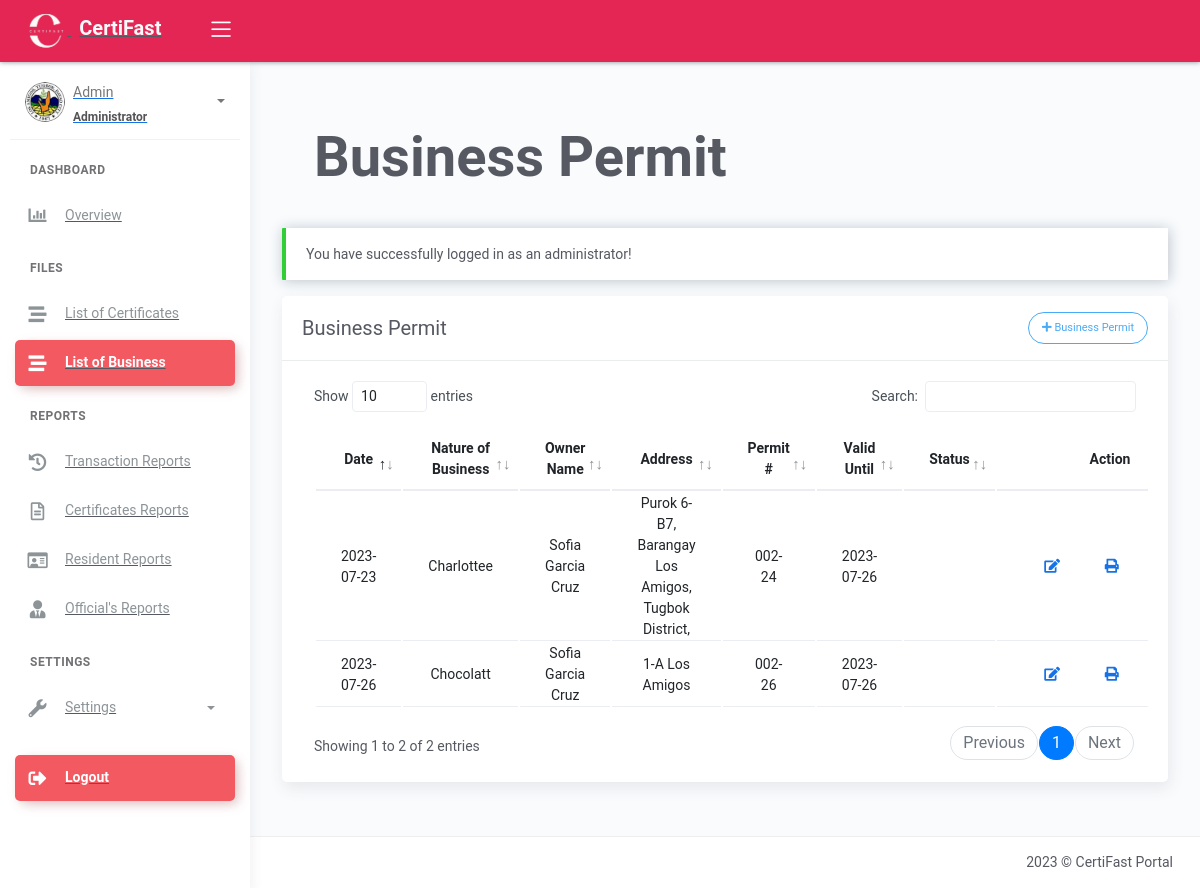
Page /business_permit.php (signed in) on the earlier database version.
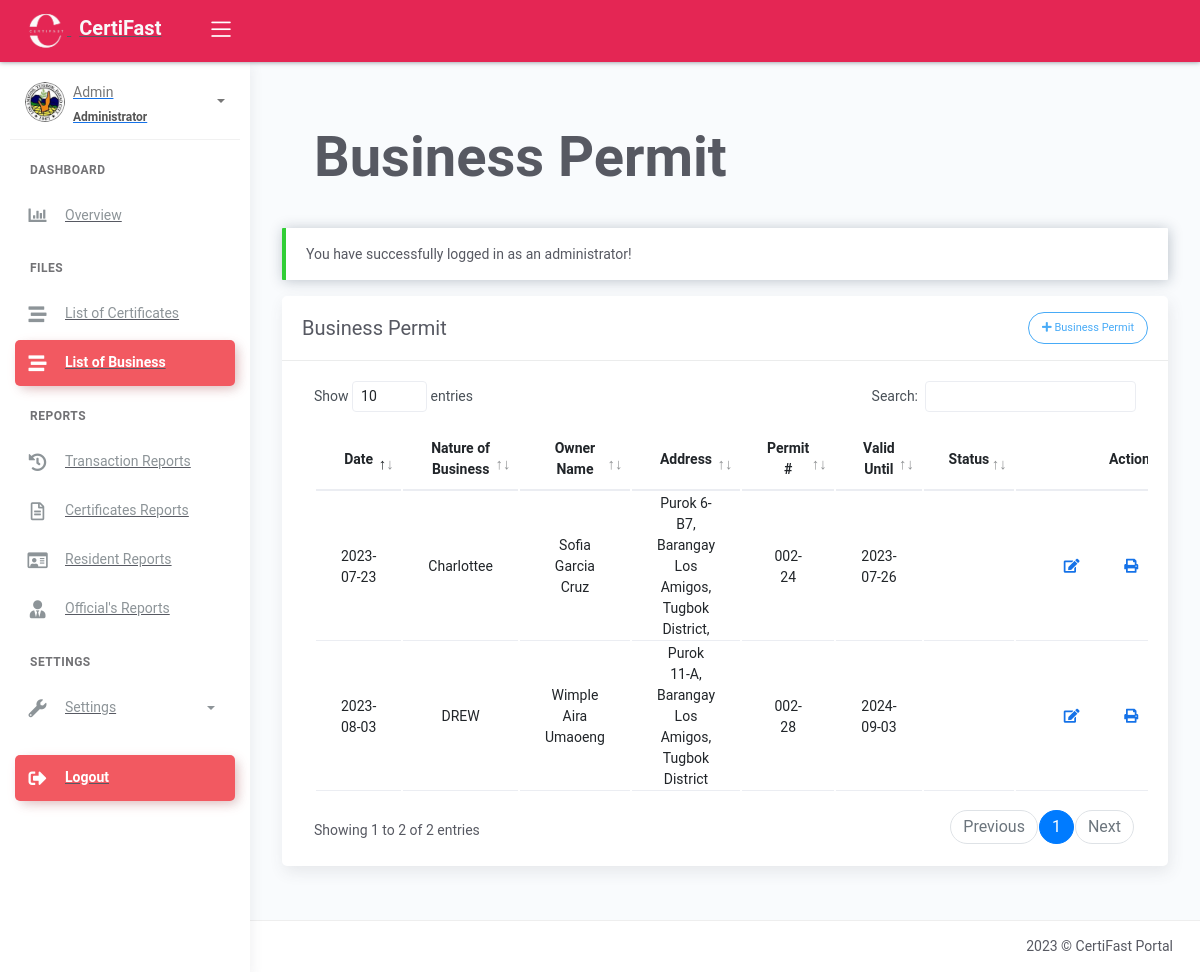
Same page on the later database version.
### tables this page shows
CREATE TABLE `tblpermit` (
  `id` int(11) NOT NULL AUTO_INCREMENT,
  `permit_number` varchar(50) NOT NULL,
  `business_name` varchar(80) DEFAULT NULL,
  `owner1` varchar(200) DEFAULT NULL,
  `email` varchar(50) NOT NULL,
  `address` varchar(50) NOT NULL,
  `location` varchar(50) NOT NULL,
  `applied` date DEFAULT current_timestamp(),
  `community_tax` varchar(50) NOT NULL,
  `issued_on` date NOT NULL DEFAULT current_timestamp(),
  `issued_at` varchar(50) NOT NULL,
  `validation` date DEFAULT NULL,
  `status` varchar(50) NOT NULL,
  PRIMARY KEY (`id`)
);

### business_permit.php (the view, shortened to what the changed rows need)
<?php include 'server/server.php' ?>
<?php
	$query = "SELECT * FROM `tblpermit`";
	$result = $conn->query($query);
	$statusBadges = [
		'on hold' => '<span class="badge badge-primary">On Hold</span>',
		'operating' => '<span class="badge badge-success">Operating</span>',
		'suspended' => '<span class="badge badge-warning">Suspended</span>',
		'closed' => '<span class="badge badge-danger">Closed</span>'
	];
	$permit = array();
	while ($row = $result->fetch_assoc()) {
		$status = $row['status'];
		$statusBadge = isset($statusBadges[$status]) ? $statusBadges[$status] : '';
		$row['permit_badge'] = $statusBadge;
		$permit[] = $row;
	}
?>
<!DOCTYPE html>
<html lang="en">
<head>
	<?php include 'templates/header.php' ?>
</head>
<body>
	<div class="wrapper">
		<div class="main-panel">
			<div class="content">
				<div class="page-inner">
					<div class="row mt-2">
						<div class="panel-header">
							<div class="page-inner">
								<div class="d-flex align-items-left align-items-md-center flex-column flex-md-row">
									<div class="text-center">
										<h1 class="text-center fw-bold" style ="font-size: 400%;">Business Permit</h1>
									</div>
								</div>
							</div>
						</div>
						<div class="col-md-12">
                            <div class="card">
								<div class="card-body">
									<div class="table-responsive">
										<table id="residenttable" class="table">
											<thead>
												<tr class="text-center">
													<th scope="col">Date</th>
													<th scope="col">Nature of Business</th>
													<th scope="col">Owner Name</th>
													<th scope="col">Address</th>
													<th scope="col">Permit #</th>
													<th scope="col">Valid Until</th>
													<th scope="col">Status</th>
													<?php if(isset($_SESSION['username'])):?>
													<th scope="col">Action</th>
													<?php endif ?>
												</tr>
											</thead>
											<tbody>
												<?php if(!empty($permit)): ?>
													<?php foreach($permit as $row): ?>
													<tr class="text-center">
														<td><?= ucwords($row['applied']) ?></td>
														<td><?= ucwords($row['business_name']) ?></td>
														<td><?= !empty($row['owner1']) ? ucwords($row['owner1']) : $row['owner1'] ?></td>
														<td><?= $row['address'] ?></td>
														<td><?= ucwords($row['permit_number']) ?></td>
														<td><?= $row['validation'] ?></td>
														<td class="text-center"><?= $row['permit_badge'] ?></td>
                                                        <?php if(isset($_SESSION['username'])):?>
														<td>
															<div class="form-button-action">
																	<a type="button" href="#edit" data-toggle="modal" class="btn btn-link btn-primary"
																		title="Edit Permit" onclick="editPermit(this)" data-id="<?= $row['id'] ?>" data-permit_number="<?= $row['permit_number'] ?>" data-business_name="<?= $row['business_name'] ?>" data-owner1="<?= $row['owner1'] ?>"
																		data-email="<?= $row['email'] ?>" data-address="<?= $row['address'] ?>" data-location="<?= $row['location'] ?>" data-applied="<?= $row['applied'] ?>"
																		data-community_tax="<?= $row['community_tax'] ?>" data-issued_on="<?= $row['issued_on'] ?>" data-issued_at="<?= $row['issued_at'] ?>"  data-validation="<?= $row['validation'] ?>"
																		data-status="<?= $row['status'] ?>">
																		<i class="fas fa-edit"></i>
																	</a>
																<a type="button" data-toggle="tooltip" href="generate_business_permit.php?id=<?= $row['id'] ?>" class="btn btn-link btn-primary" data-original-title="Generate Permit">
																	<i class="fas fa-print"></i>
																</a>
																<?php if(isset($_SESSION['username']) && $_SESSION['role']=='administrator'): ?>
																<a type="button" data-toggle="tooltip" href="model/remove_permit.php?id=<?= $row['id'] ?>" onclick="return confirm('Are you sure you want to delete this business permit?');" class="btn btn-link btn-danger" data-original-title="Remove">
																</a>
																<?php endif ?>
															</div>
														</td>
														<?php endif ?>
													</tr>
													<?php endforeach ?>
												<?php endif ?>
											</tbody>
										</table>
									</div>
								</div>
							</div>
						</div>
					</div>
				</div>
			</div>
		</div>
	</div>
</body>
</html>

Differences in the rows shown:
removed tblpermit: applied "2023-07-26", business_name "Chocolatt", owner1 "Sofia Garcia Cruz", address "1-A Los Amigos", permit_number "002-26", validation "2023-07-26"
added tblpermit: applied "2023-08-03", business_name "DREW", owner1 "Wimple Aira Umaoeng", address "Purok 11-A, Barangay Los Amigos, Tugbok District", permit_number "002-28", validation "2024-09-03"
